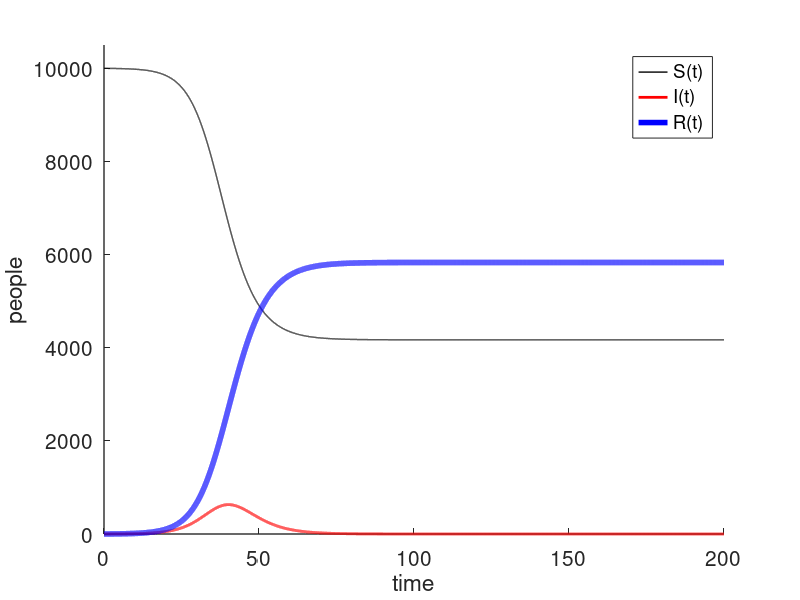

Write MATLAB code to recreate this figure.
% Computes and plots solution curves for the SIR model of an epidemic 
% using Euler's method.

%% Initialize parameters and functions

N = 10000;      % population
T = 200;        % total time

% Probabilities should be in [0, 1]
alpha = 0.6;    % spreading coefficient
beta = 0.4;     % recovery coefficient

h = 0.01;       % step size for Euler's method

% System of differential equations
Sprime = @(S, I, R)(-alpha*S*I/N);
Iprime = @(S, I, R)(alpha*S*I/N - beta*I);
Rprime = @(S, I, R)(beta*I);

% Initial condition
I1 = 1;

%% Compute solutions

npts = T/h + 1;

S = zeros(npts, 1);
I = zeros(npts, 1);
R = zeros(npts, 1);

S(1) = N - I1;
I(1) = I1;
R(1) = 0;

for ii=2:npts
    S(ii) = S(ii-1) + h*Sprime(S(ii-1), I(ii-1), R(ii-1));
    I(ii) = I(ii-1) + h*Iprime(S(ii-1), I(ii-1), R(ii-1));
    R(ii) = R(ii-1) + h*Rprime(S(ii-1), I(ii-1), R(ii-1));
end

%% Plot solution curves

tt = linspace(0, T, npts);

clf;

hold all;

set(gca, 'FontSize', 15, 'LineWidth', 1);

plot(tt, S, 'k', 'LineWidth', 1);
plot(tt, I, 'r', 'LineWidth', 2);
plot(tt, R, 'b', 'LineWidth', 4);

axis([0, T, 0, N+0.05*N]);
xlabel('time');
ylabel('people');
legend('S(t)', 'I(t)', 'R(t)');

hold off;